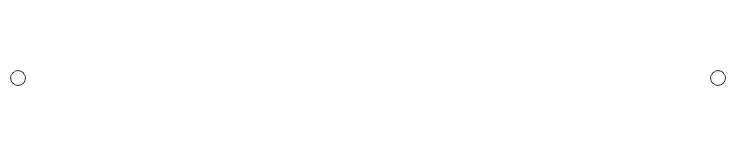
<?xml version="1.0" encoding="UTF-8"?>
<ui version="4.0">
 <class>GraphicsPieSeriesNode</class>
 <widget class="QWidget" name="GraphicsPieSeriesNode">
  <property name="geometry">
   <rect>
    <x>0</x>
    <y>0</y>
    <width>730</width>
    <height>150</height>
   </rect>
  </property>
  <property name="windowTitle">
   <string>Form</string>
  </property>
  <property name="styleSheet">
   <string notr="true">background-color: rgba(121, 121, 121,0);</string>
  </property>
  <widget class="GraphicsDataArrayNode" name="LabelArray" native="true">
   <property name="geometry">
    <rect>
     <x>64</x>
     <y>15</y>
     <width>280</width>
     <height>120</height>
    </rect>
   </property>
   <property name="minimumSize">
    <size>
     <width>280</width>
     <height>120</height>
    </size>
   </property>
   <property name="maximumSize">
    <size>
     <width>280</width>
     <height>120</height>
    </size>
   </property>
   <property name="styleSheet">
    <string notr="true">background-color:rgba(255, 255, 255, 0);

border:0px </string>
   </property>
  </widget>
  <widget class="GraphicsDataArrayNode" name="NumberArray" native="true">
   <property name="geometry">
    <rect>
     <x>350</x>
     <y>15</y>
     <width>280</width>
     <height>120</height>
    </rect>
   </property>
   <property name="minimumSize">
    <size>
     <width>280</width>
     <height>120</height>
    </size>
   </property>
   <property name="maximumSize">
    <size>
     <width>280</width>
     <height>120</height>
    </size>
   </property>
   <property name="styleSheet">
    <string notr="true">background-color:rgba(255, 255, 255, 0);

border:0px </string>
   </property>
  </widget>
  <widget class="QLabel" name="label">
   <property name="geometry">
    <rect>
     <x>0</x>
     <y>0</y>
     <width>731</width>
     <height>151</height>
    </rect>
   </property>
   <property name="cursor">
    <cursorShape>OpenHandCursor</cursorShape>
   </property>
   <property name="styleSheet">
    <string notr="true">border:2px solid rgb(255, 255, 255);
border-radius:5px;</string>
   </property>
   <property name="text">
    <string/>
   </property>
  </widget>
  <widget class="QLabel" name="PieSeriesName">
   <property name="geometry">
    <rect>
     <x>630</x>
     <y>0</y>
     <width>101</width>
     <height>41</height>
    </rect>
   </property>
   <property name="minimumSize">
    <size>
     <width>30</width>
     <height>0</height>
    </size>
   </property>
   <property name="maximumSize">
    <size>
     <width>160</width>
     <height>120</height>
    </size>
   </property>
   <property name="font">
    <font>
     <family>Arial Rounded MT Bold</family>
     <pointsize>10</pointsize>
    </font>
   </property>
   <property name="layoutDirection">
    <enum>Qt::LeftToRight</enum>
   </property>
   <property name="autoFillBackground">
    <bool>false</bool>
   </property>
   <property name="styleSheet">
    <string notr="true">border:1px solid rgb(255, 255, 255) ;
border-radius:5px;
background-color: rgba(221, 221, 221, 0);
color: rgb(255, 255, 255);</string>
   </property>
   <property name="text">
    <string>序列名</string>
   </property>
   <property name="alignment">
    <set>Qt::AlignCenter</set>
   </property>
   <property name="wordWrap">
    <bool>true</bool>
   </property>
  </widget>
  <widget class="QLabel" name="PieSeriesType">
   <property name="geometry">
    <rect>
     <x>630</x>
     <y>110</y>
     <width>101</width>
     <height>41</height>
    </rect>
   </property>
   <property name="minimumSize">
    <size>
     <width>30</width>
     <height>0</height>
    </size>
   </property>
   <property name="maximumSize">
    <size>
     <width>160</width>
     <height>120</height>
    </size>
   </property>
   <property name="font">
    <font>
     <family>Arial Rounded MT Bold</family>
     <pointsize>10</pointsize>
    </font>
   </property>
   <property name="layoutDirection">
    <enum>Qt::LeftToRight</enum>
   </property>
   <property name="autoFillBackground">
    <bool>false</bool>
   </property>
   <property name="styleSheet">
    <string notr="true">border:1px solid rgb(255, 255, 255) ;
border-radius:5px;
background-color: rgba(221, 221, 221, 0);
color: rgb(255, 255, 255);</string>
   </property>
   <property name="text">
    <string>饼图序列</string>
   </property>
   <property name="alignment">
    <set>Qt::AlignCenter</set>
   </property>
   <property name="wordWrap">
    <bool>true</bool>
   </property>
  </widget>
  <widget class="InputPort" name="inputPort">
   <property name="geometry">
    <rect>
     <x>10</x>
     <y>70</y>
     <width>16</width>
     <height>16</height>
    </rect>
   </property>
   <property name="minimumSize">
    <size>
     <width>0</width>
     <height>0</height>
    </size>
   </property>
   <property name="maximumSize">
    <size>
     <width>16777215</width>
     <height>16777215</height>
    </size>
   </property>
   <property name="cursor">
    <cursorShape>PointingHandCursor</cursorShape>
   </property>
   <property name="styleSheet">
    <string notr="true">QPushButton {
							 border: 1px solid #333333;
							 padding: 4px;
							 border-radius:8px;

							 background-color: rgb(255, 255, 255);
						 }

						 QPushButton:hover {
							 background-color: rgb(52, 167, 255);
							 border-color: #444444;
						 }

						 QPushButton:pressed {
							 background-color: rgb(46, 39, 239);
							 border-color: #333333;
							 color: yellow;
						 }

						 QPushButton:disabled {
							 color: #333333;
						 }</string>
   </property>
   <property name="text">
    <string/>
   </property>
  </widget>
  <widget class="OutputPort" name="outputPort">
   <property name="geometry">
    <rect>
     <x>710</x>
     <y>70</y>
     <width>16</width>
     <height>16</height>
    </rect>
   </property>
   <property name="minimumSize">
    <size>
     <width>0</width>
     <height>0</height>
    </size>
   </property>
   <property name="maximumSize">
    <size>
     <width>16777215</width>
     <height>16777215</height>
    </size>
   </property>
   <property name="cursor">
    <cursorShape>PointingHandCursor</cursorShape>
   </property>
   <property name="styleSheet">
    <string notr="true">QPushButton {
							 border: 1px solid #333333;
							 padding: 4px;
							 border-radius:8px;

							 background-color: rgb(255, 255, 255);
						 }

						 QPushButton:hover {
							 background-color: rgb(52, 167, 255);
							 border-color: #444444;
						 }

						 QPushButton:pressed {
							 background-color: rgb(46, 39, 239);
							 border-color: #333333;
							 color: yellow;
						 }

						 QPushButton:disabled {
							 color: #333333;
						 }</string>
   </property>
   <property name="text">
    <string/>
   </property>
  </widget>
  <zorder>label</zorder>
  <zorder>LabelArray</zorder>
  <zorder>NumberArray</zorder>
  <zorder>PieSeriesName</zorder>
  <zorder>PieSeriesType</zorder>
  <zorder>inputPort</zorder>
  <zorder>outputPort</zorder>
 </widget>
 <customwidgets>
  <customwidget>
   <class>InputPort</class>
   <extends>QPushButton</extends>
   <header location="global">NodeShow/GraphicsNode/GraphicsNode/InputPort.h</header>
  </customwidget>
  <customwidget>
   <class>OutputPort</class>
   <extends>QPushButton</extends>
   <header location="global">NodeShow/GraphicsNode/GraphicsNode/OutputPort.h</header>
  </customwidget>
  <customwidget>
   <class>GraphicsDataArrayNode</class>
   <extends>QWidget</extends>
   <header location="global">GraphicsDataArrayNode.h</header>
  </customwidget>
 </customwidgets>
 <resources/>
 <connections/>
</ui>
